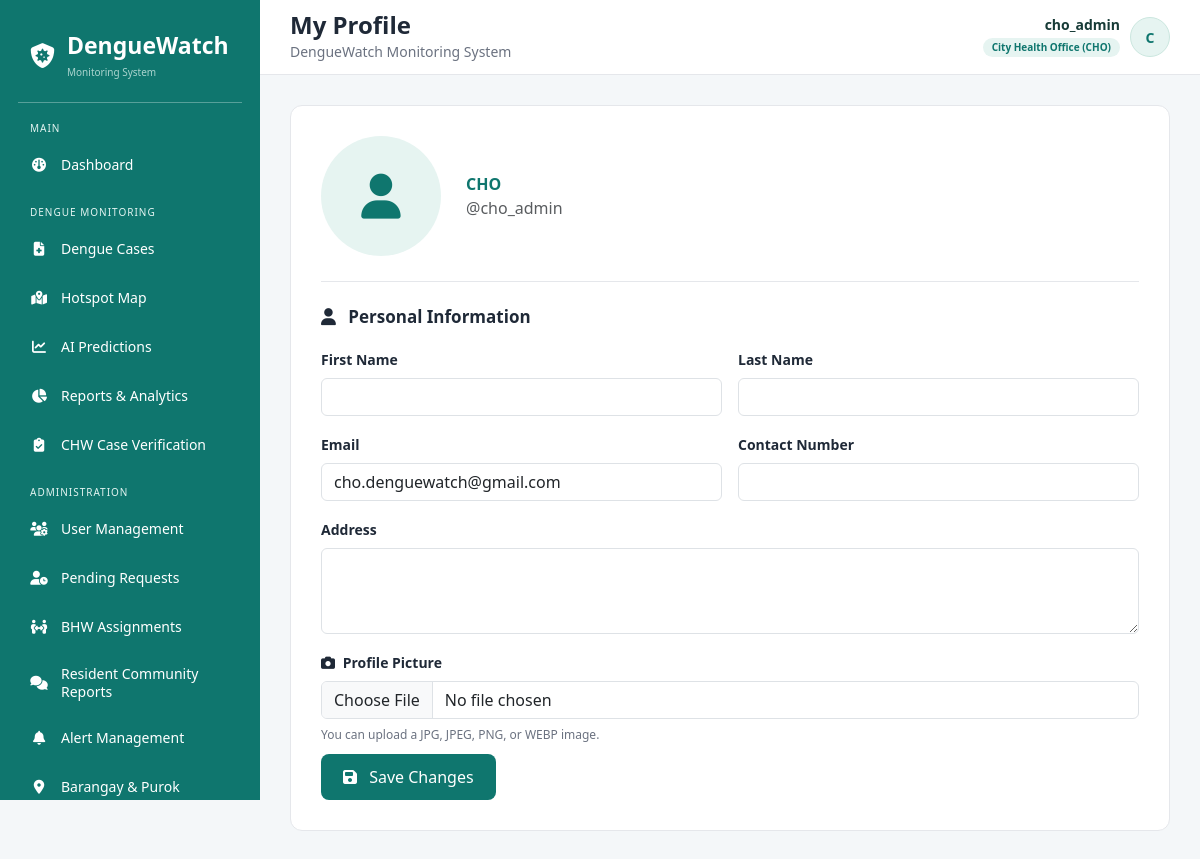
The page /profile/ (signed in) on the database its author committed.
### monitoring/models.py (models this page shows, shortened)
class UserAccount(AbstractUser):
    ROLE_CHOICES = [
        ('CHO', 'City Health Office (CHO)'),
        ('CHW', 'City Health Worker (CHW)'),
        ('BHW', 'Barangay Health Worker (BHW)'),
        ('LGU', 'Local Government Unit (LGU)'),
        ('RESIDENT', 'Resident'),
    ]
    STATUS_CHOICES = [
        ('PENDING', 'Pending'),
        ('APPROVED', 'Approved'),
        ('REJECTED', 'Rejected'),
    ]
    assigned_barangay = models.ForeignKey(
        Barangay,
        on_delete=models.SET_NULL,
        null=True,
        blank=True,
        related_name='assigned_bhws'
    )
    assigned_purok = models.ForeignKey(
        Purok,
        on_delete=models.SET_NULL,
        null=True,
        blank=True,
        related_name='assigned_bhws'
    )
    role = models.CharField(
        max_length=10,
        choices=ROLE_CHOICES,
        default='BHW'
    )
    account_status = models.CharField(
        max_length=10,
        choices=STATUS_CHOICES,
        default='PENDING'
    )
    profile_picture = models.ImageField(
        upload_to='profile_pictures/',
        blank=True,
        null=True
    )
    contact_number = models.CharField(
        max_length=20,
        blank=True
    )
    address = models.TextField(
        blank=True
    )

### monitoring/views.py (the view, shortened to what this page needs)
@login_required(login_url='login')
def profile(request):
    user = request.user
    context = {
        'user': user,
    }
    return render(
        request,
        'profile.html',
        context
    )

### monitoring/context_processors.py (called while the page is built)
def current_account(request):
    user = getattr(request, 'user', None)
    if not user or not user.is_authenticated:
        return {'current_user_name': 'Authorized personnel', 'current_user_role': ''}
    return {
        'current_user_name': user.get_full_name().strip() or user.username,
        'current_user_role': user.get_role_display(),
    }

### monitoring/templates/profile.html (shortened to what this page needs)
{% load static %}
<!DOCTYPE html>
<html lang="en">
<head>
    <link
        href="https://cdn.jsdelivr.net/npm/bootstrap@5.3.3/dist/css/bootstrap.min.css"
        rel="stylesheet"
    >
    <link
        rel="stylesheet"
        href="https://cdnjs.cloudflare.com/ajax/libs/font-awesome/6.5.2/css/all.min.css"
    >
    <link
        rel="stylesheet"
        href="{% static 'css/style.css' %}"
    >
</head>
<body>
<div class="profile-wrapper">
    {% include 'includes/role_sidebar.html' %}
    <main class="main-content">
        <header class="topbar">
            <div>
                <h4>
                    My Profile
                </h4>
                <small>
                    DengueWatch Monitoring System
                </small>
            </div>
            <div class="user-info">
            </div>
        </header>
        <div class="content">
            <div class="profile-card">
                <div class="profile-header">
                    {% if user.profile_picture %}
                        <img
                            id="profilePreview"
                            src="{{ user.profile_picture.url }}"
                            class="profile-picture"
                            alt="Profile Picture"
                        >
                    {% else %}
                        <div
                            id="defaultProfileIcon"
                            class="default-profile"
                        >
                            <i class="fa-solid fa-user"></i>
                        </div>
                    {% endif %}
                    <div>
                        <div class="profile-role">
                            {{ user.role }}
                        </div>
                        <div class="text-muted">
                            @{{ user.username }}
                        </div>
                    </div>
                </div>
                <form
                    method="POST"
                    enctype="multipart/form-data"
                >
                    <h5 class="section-title">
                        <i class="fa-solid fa-user me-2"></i>
                        Personal Information
                    </h5>
                    <div class="row g-3">
                        <div class="col-md-6">
                            <label class="form-label">
                                First Name
                            </label>
                            <input
                                type="text"
                                name="first_name"
                                class="form-control"
                                value="{{ user.first_name }}"
                            >
                        </div>
                        <div class="col-md-6">
                            <label class="form-label">
                                Last Name
                            </label>
                            <input
                                type="text"
                                name="last_name"
                                class="form-control"
                                value="{{ user.last_name }}"
                            >
                        </div>
                        <div class="col-md-6">
                            <label class="form-label">
                                Email
                            </label>
                            <input
                                type="email"
                                name="email"
                                class="form-control"
                                value="{{ user.email }}"
                            >
                        </div>
                        <div class="col-md-6">
                            <label class="form-label">
                                Contact Number
                            </label>
                            <input
                                type="text"
                                name="contact_number"
                                class="form-control"
                                value="{{ user.contact_number }}"
                            >
                        </div>
                        <div class="col-12">
                            <label class="form-label">
                                Address
                            </label>
                            <textarea
                                name="address"
                                class="form-control"
                                rows="3"
                            >{{ user.address }}</textarea>
                        </div>
                        <div class="col-12">
                            <label class="form-label">
                                <i class="fa-solid fa-camera me-1"></i>
                                Profile Picture
                            </label>
                            <input
                                id="profilePictureInput"
                                type="file"
                                name="profile_picture"
                                class="form-control"
                                accept="image/jpeg,image/png,image/jpg,image/webp"
                            >
                            <div class="picture-help">
                                You can upload a JPG, JPEG, PNG, or
                                WEBP image.
                            </div>
                            <div class="picture-actions">
                                <button
                                    type="submit"
                                    class="btn btn-save"
                                >
                                    <i
                                        class="fa-solid fa-save me-2"
                                    ></i>
                                    Save Changes
                                </button>
                            </div>
                        </div>
                    </div>
                </form>
            </div>
        </div>
    </main>
</div>
</body>
</html>

### monitoring/templates/profile.html (style rules this page uses)
body { margin: 0; background: #f4f7f9; font-family: "Segoe UI", Arial, sans-serif; color: #1f2937; }
.profile-wrapper { min-height: 100vh; display: flex; }
.main-content { margin-left: 260px; width: calc(100% - 260px); }
.topbar { height: 75px; background: white; border-bottom: 1px solid #e5e7eb; display: flex; align-items: center; justify-content: space-between; padding: 0 30px; }
.topbar h4 { margin: 0; font-weight: 700; }
.topbar small { color: #6b7280; }
.content { padding: 30px; }
.profile-card { background: white; border: 1px solid #e5e7eb; border-radius: 12px; padding: 30px; max-width: 1000px; margin: auto; }
.profile-header { display: flex; align-items: center; gap: 25px; padding-bottom: 25px; margin-bottom: 25px; border-bottom: 1px solid #e5e7eb; }
.default-profile { width: 120px; height: 120px; border-radius: 50%; background: #e6f4f1; color: #0f766e; display: flex; align-items: center; justify-content: center; font-size: 45px; }
.profile-role { color: #0f766e; font-weight: 600; }
.section-title { font-size: 17px; font-weight: 700; margin-bottom: 20px; }
.form-label { font-weight: 600; font-size: 14px; }
.btn-save { background: #0f766e; color: white; border: none; padding: 11px 22px; border-radius: 8px; }
.picture-actions { display: flex; gap: 10px; flex-wrap: wrap; margin-top: 10px; }
.picture-help { font-size: 12px; color: #6b7280; margin-top: 7px; }

### monitoring/templates/includes/role_sidebar.html (style rules this page uses)
:root { --denguewatch-sidebar-width: 260px; }
.sidebar ~ .main, .sidebar ~ .main-content { margin-left:var(--denguewatch-sidebar-width)!important; width:calc(100% - var(--denguewatch-sidebar-width))!important; min-width:0; }

### rows shown on the page
UserAccount: role "CHO", username "cho_admin", email "cho.denguewatch@gmail.com"
